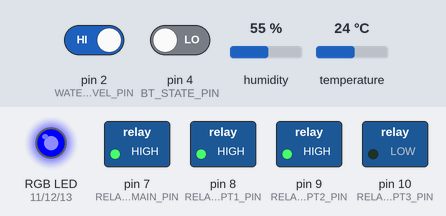
Recording of a sketch running on a simulated Arduino Mega 2560, built with avr-gcc and run on an emulated ATmega2560. On the bench: switched loads named in the sketch (green lamp = pin HIGH), an RGB LED mixed from three pins (HIGH = lit). Inputs (shaded band) come from the test bench; at power-on: pin 2 (WATER_LEVEL_PIN) HIGH, pin 4 (BT_STATE_PIN) LOW, humidity 55 %, temperature 24 °C. Storage starts empty; what the sketch prints to the serial monitor is not drawn.

Above: at 1.7 s.
1.8 s: pin 2 (WATER_LEVEL_PIN) driven LOW
At 8.7 s:
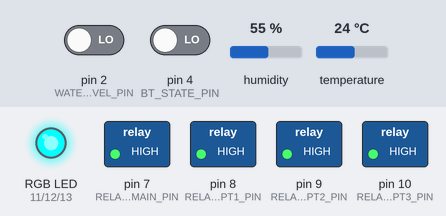
At 10.2 s:
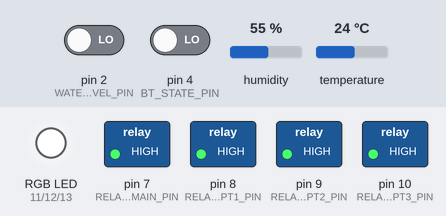
Timing chart, 0 to 11.7 s (numbered marks = the images above; inputs shaded):
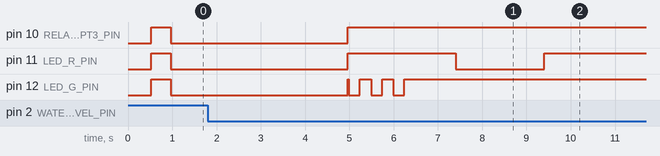

The sketch:

smartplant.ino
```cpp
#include <DHT.h>
#include <SPI.h>
#include <SD.h>

// --- Analogowe czujniki wilgotności gleby ---
#define SOIL_MAIN_PIN      A0     // roślinka 2
#define SOIL_OPT1_PIN      A1     // roślinka 1
#define SOIL_OPT2_PIN      A2     // roślinka 3
#define SOIL_OPT3_PIN      A3     // roślinka 4

// --- Czujnik poziomu wody (pływak) ---
#define WATER_LEVEL_PIN    2      // 0 = mało wody, 1 = woda OK

// --- Fotorezystor (czujnik jasności) ---
#define LDR_PIN            A4

// --- Czujnik temperatury i wilgotności powietrza ---
#define DHT_PIN            6
#define DHT_TYPE           DHT22
DHT dht(DHT_PIN, DHT_TYPE);

// --- Przekaźniki (pompy / wyjścia) ---
#define RELAY_MAIN_PIN     7      //  roślinka 3
#define RELAY_OPT1_PIN     8      //  roślinka 4
#define RELAY_OPT2_PIN     9      //  roślinka 2
#define RELAY_OPT3_PIN     10     // roślinka 1

// --- Dioda RGB ---
#define LED_R_PIN          11
#define LED_G_PIN          12
#define LED_B_PIN          13

// --- Bluetooth ---
#define BT_STATE_PIN       4
bool btConnected = false;

// --- SD karta ---
#define SD_CS_PIN          3
bool sdOk                 = false; // czy SD działa

// --- Kalibracja czujnika gleby dla SOIL_OPT3_PIN - ROŚLINKA 1 (A1) ---
const int SOIL1_DRY       = 552;
const int SOIL1_WET       = 213;
const int SOIL1_THRESHOLD = 20;

// --- Kalibracja czujnika gleby dla SOIL_MAIN_PIN - ROŚLINKA 2 (A0)---
const int SOILM_DRY       = 558;
const int SOILM_WET       = 230;
const int SOILM_THRESHOLD = 10;

// --- Kalibracja czujnika gleby dla SOIL_OPT2_PIN - ROŚLINKA 3 (A2) ---
const int SOIL2_DRY       = 551;  // odczyt dla suchej ziemi
const int SOIL2_WET       = 220;  // odczyt dla wody
const int SOIL2_THRESHOLD = 10;   // próg wilgotności (%) poniżej którego podlewamy

// --- Kalibracja czujnika gleby dla SOIL_OPT3_PIN - ROŚLINKA 4 (A3) ---
const int SOIL3_DRY       = 556;
const int SOIL3_WET       = 215;
const int SOIL3_THRESHOLD = 30;

// --- Czasy działania systemu ---
const unsigned long WATERING_TIME_MS       = 4000;   // jak długo podlewać (ms)
const unsigned long GREEN_BLINK_DELAY      = 250;   // czas mignięcia zielonej diody
const unsigned long IDLE_DELAY_MS          = 60UL * 60UL * 1000UL;   // czas czuwania między cyklami  [1 h]
//const unsigned long IDLE_DELAY_MS        = 1UL * 60UL * 1000UL; // czas czuwania między cyklami  1 min TESTOWE POKAZOWE

// ==================== Funkcje pomocnicze LED ====================

// Wyłącza wszystkie kolory diody RGB - niezależnie od zapalonej diody
void ledsOff() {
  digitalWrite(LED_R_PIN, HIGH);
  digitalWrite(LED_G_PIN, HIGH);
  digitalWrite(LED_B_PIN, HIGH);
}

// Włącza czerwony (błąd / mało wody)
void ledRed() {
  ledsOff();
  digitalWrite(LED_R_PIN, LOW);
}

// Włącza żółty (podlewanie w toku)
void ledYellow() {
  ledsOff();
  digitalWrite(LED_R_PIN, LOW);
  digitalWrite(LED_G_PIN, LOW);
}

// Włącza zielony (OK)
void ledGreen() {
  ledsOff();
  digitalWrite(LED_G_PIN, LOW);
}

// Trzykrotne mignięcie zieloną diodą (potwierdzenie podlania)
void blinkGreen3x() {
  for (int i = 0; i < 3; i++) {
    ledGreen();
    delay(GREEN_BLINK_DELAY);
    ledsOff();
    delay(GREEN_BLINK_DELAY);
  }
}


// ==================== SD + Bluetooth – buforowanie ramek  ====================

// Wysyła zawartość /buffer.txt po BT i usuwa plik
void flushBufferToBt() {
  if (!sdOk) return;

  File f = SD.open("/buffer.txt", FILE_READ);
  if (!f) return;

  Serial.println("Wysyłam zbuforowane dane z SD...");

  while (f.available()) {
    String line = f.readStringUntil('\n');
    line.trim();
    if (line.length() > 0) {
      Serial1.println(line);
      Serial.print("BUF->BT: ");
      Serial.println(line);
    }
  }

  f.close();
  SD.remove("/buffer.txt");
  Serial.println("Bufor SD opróżniony.");
}

// Główna funkcja wysyłająca ramkę:
// - jeśli BT połączony -> wyślij + opróżnij bufor z SD
// - jeśli BT niepołączony -> dopisz do /buffer.txt
void sendOrBufferLine(const String &line) {
  if (btConnected) {
    // Najpierw starsze rzeczy z bufora, potem aktualna ramka
    if (sdOk) {
      flushBufferToBt();
    }
    Serial1.println(line);
    Serial.print("LIVE -> BT: ");
    Serial.println(line);
  } else if (sdOk) {
    File f = SD.open("/buffer.txt", FILE_WRITE);
    if (f) {
      f.println(line);
      f.close();
      Serial.print("LIVE -> SD BUF += ");
      Serial.println(line);
    } else {
      Serial.println("Błąd zapisu do /buffer.txt");
    }
  } else {
    // Awaryjnie – nie ma SD, ale próba wysłania po BT
    Serial1.println(line);
    Serial.print("AWARYJNIE -> BT (bez SD): ");
    Serial.println(line);
  }
}


// ==================== Odczyt warunków otoczenia ====================

// Czyta temperaturę, wilgotność powietrza i jasność (LDR)
void readEnvironment(int &lightRaw) {
  float airHumidity = dht.readHumidity();
  float airTemp = dht.readTemperature();

  bool envOk = true;  // zakładamy, że jest ok, dopóki nie wykryjemy błędu

  if (isnan(airHumidity) || isnan(airTemp)) {
    envOk = false;
    Serial.println("Błąd odczytu z czujnika DHT22.");
  } else {
    Serial.print("Temperatura: ");
    Serial.print(airTemp);
    Serial.print(" °C   Wilgotność powietrza: ");
    Serial.print(airHumidity);
    Serial.println(" %");
  }

  lightRaw = analogRead(LDR_PIN);
  Serial.print("Jasność (LDR): ");
  Serial.println(lightRaw);

// *** RAMKA DLA PY + buforowanie na SD ***
  String frame = "@ENV;";
  frame += "ok=";
  frame += envOk ? "1" : "0";

  frame += ";temp=";
  if (envOk) frame += String(airTemp);
  else       frame += "NaN";

  frame += ";hum=";
  if (envOk) frame += String(airHumidity);
  else       frame += "NaN";

  frame += ";light=";
  frame += String(lightRaw);

  // timestamp z millis()
  frame += ";t=";
  frame += String(millis());

  sendOrBufferLine(frame);
}


// ==================== Logika dla pojedynczej roślinki ====================

void sendPlantFrame(const char* plantName,
                    int soilRaw,
                    int soilMoisture,
                    int thresholdPercent,
                    int waterState,
                    bool needWater,
                    bool watered) {
  //  budujemy String i wysyłamy/buforujemy ***
  String frame = "@PLANT;";
  frame += "name=";
  frame += plantName;

  frame += ";soilRaw=";
  frame += String(soilRaw);

  frame += ";soil=";
  frame += String(soilMoisture);

  frame += ";threshold=";
  frame += String(thresholdPercent);

  frame += ";needWater=";
  frame += needWater ? "1" : "0";

  frame += ";waterState=";
  frame += String(waterState);

  frame += ";watered=";
  frame += watered ? "1" : "0";

  frame += ";t=";
  frame += String(millis());

  sendOrBufferLine(frame);
}

// Obsługuje proces podlewania dla jednej rośliny:
// - odczyt gleby
// - decyzja czy podlewać
// - sprawdzenie poziomu wody
// - sterowanie przekaźnikiem i LED
void processPlant(
  int soilPin,
  int relayPin,
  const char* plantName,
  int dryValue,
  int wetValue,
  int thresholdPercent
) {
  Serial.print("-------[");
  Serial.print(plantName);
  Serial.println("]-------");

  // Zmienne do logiki i do ramki
  int soilRaw = analogRead(soilPin);
  int soilMoisture = map(soilRaw, dryValue, wetValue, 0, 100);
  soilMoisture = constrain(soilMoisture, 0, 100);

  int waterState = -1;        // -1 = nie sprawdzono
  bool needWater = false;     // czy gleba jest poniżej progu
  bool watered   = false;     // czy pompka była faktycznie włączona

  Serial.print("[");
  Serial.print(plantName);
  Serial.print("] Surowy odczyt gleby: ");
  Serial.print(soilRaw);
  Serial.print("   Wilgotność gleby: ");
  Serial.print(soilMoisture);
  Serial.println(" %");

  // Decyzja, czy w ogóle rozważać podlewanie
  if (soilMoisture < thresholdPercent) {
    needWater = true;
    Serial.print("[");
    Serial.print(plantName);
    Serial.println("] Gleba sucha – sprawdzam poziom wody.");
  } else {
    needWater = false; // !!! Można usunąć?
    Serial.print("[");
    Serial.print(plantName);
    Serial.println("] Gleba jest wystarczająco wilgotna. Nie podlewam.");
  }

  // Jeśli nie trzeba podlewać – pomijamy resztę
  if (!needWater) {
    // Ramka ok: waterState = -1, watered = 0
    sendPlantFrame(plantName, soilRaw, soilMoisture, thresholdPercent,
                   waterState, needWater, watered);
    return;
  }

  // Wiemy, że jest sucho -> sprawdzamy pływak
  waterState = digitalRead(WATER_LEVEL_PIN);   // 0 = mało wody, 1 = woda OK
  Serial.print("Poziom wody (pływak): ");
  Serial.println(waterState == 1 ? "Woda OK" : "Mało wody");

  // Jeśli za mało wody w zbiorniku
  if (waterState == 0) {
    Serial.print("[");
    Serial.print(plantName);
    Serial.println("] ZA MAŁO WODY W ZBIORNIKU! Podlewanie zatrzymane.");
    ledRed();
    delay(2000);
    ledsOff();

    // Ramka brak wody: needWater=1, waterState=0, watered=0
    sendPlantFrame(plantName, soilRaw, soilMoisture, thresholdPercent,
                   waterState, needWater, watered);
    return;
  }

  // Jest sucho i woda w zbiorniku -> podlewamy
  Serial.print("[");
  Serial.print(plantName);
  Serial.println("] Poziom wody OK – rozpoczynam podlewanie.");

  ledYellow();
  digitalWrite(relayPin, LOW);     // włącz pompę
  delay(WATERING_TIME_MS);
  digitalWrite(relayPin, HIGH);    // wyłącz pompę
  ledsOff();

  Serial.print("[");
  Serial.print(plantName);
  Serial.println("] Podlewanie zakończone.");

  Serial.print("[");
  Serial.print(plantName);
  Serial.println("] Sygnał potwierdzenia (zielone 3x).");
  blinkGreen3x();

  watered = true;

  // Ramka podlane: needWater=1, waterState=1, watered=1
  sendPlantFrame(plantName, soilRaw, soilMoisture, thresholdPercent,
                 waterState, needWater, watered);
}


// ==================== SETUP ====================

void setup() {
  delay(500);
  Serial.begin(9600); // USB -> Serial Monitor
  Serial1.begin(9600); // HC-05 (bluetooth)

   // --- SD karta
  Serial.println("Inicjalizacja karty SD...");
  if (SD.begin(SD_CS_PIN)) {
    sdOk = true;
    Serial.println("Karta SD OK.");
  } else {
    sdOk = false;
    Serial.println("KARTA SD NIE DZIAŁA – logi tylko po BT.");
  }

  // Ustawienie pinów przekaźników jako wyjścia i wyłączenie ich na start
  pinMode(RELAY_MAIN_PIN, OUTPUT);
  pinMode(RELAY_OPT1_PIN, OUTPUT);
  pinMode(RELAY_OPT2_PIN, OUTPUT);
  pinMode(RELAY_OPT3_PIN, OUTPUT);

  digitalWrite(RELAY_MAIN_PIN, HIGH);
  digitalWrite(RELAY_OPT1_PIN, HIGH);
  digitalWrite(RELAY_OPT2_PIN, HIGH);
  digitalWrite(RELAY_OPT3_PIN, HIGH);

  // Ustawienie pinów diody RGB jako wyjścia
  pinMode(LED_R_PIN, OUTPUT);
  pinMode(LED_G_PIN, OUTPUT);
  pinMode(LED_B_PIN, OUTPUT);
  ledsOff();

  // Ustawienie pływaka
  pinMode(WATER_LEVEL_PIN, INPUT_PULLUP);

  // Start czujnika DHT
  dht.begin();

  // Ustawienie pinu dla stanu bluetooth
  pinMode(BT_STATE_PIN, INPUT);

}

// ==================== LOOP ====================

void loop() {
  btConnected = digitalRead(BT_STATE_PIN) == HIGH;
  int lightRaw = 0;

  Serial.println("--------------------------------------");
  Serial.println("NOWY CYKL – odczyt warunków otoczenia:");

  // Odczyt temperatury, wilgotności powietrza i jasności
  readEnvironment(lightRaw);

  // Roślinka 1
  processPlant(
    SOIL_OPT1_PIN,
    RELAY_OPT3_PIN,
    "Roślinka 1",
    SOIL1_DRY,
    SOIL1_WET,
    SOIL1_THRESHOLD
  );

  // Roślinka 2
  processPlant(
    SOIL_MAIN_PIN,
    RELAY_OPT2_PIN,
    "Roślinka 2",
    SOILM_DRY,
    SOILM_WET,
    SOILM_THRESHOLD
  );
 // Roślinka 3
  processPlant(
    SOIL_OPT2_PIN,
    RELAY_MAIN_PIN,
    "Roślinka 3",
    SOIL2_DRY,
    SOIL2_WET,
    SOIL2_THRESHOLD
  );

  // Roślinka 4
  processPlant(
    SOIL_OPT3_PIN,
    RELAY_OPT1_PIN,
    "Roślinka 4",
    SOIL3_DRY,
    SOIL3_WET,
    SOIL3_THRESHOLD
  );

  // Roślinka testowa do pokazu
  // processPlant(
  //   SOIL_OPT2_PIN,
  //   RELAY_MAIN_PIN,
  //   "Roślinka Testowa",
  //   SOIL2_DRY,
  //   SOIL2_WET,
  //   SOIL2_THRESHOLD
  // );


  Serial.println("Czuwanie...");
  delay(IDLE_DELAY_MS);
}
```

Measured:
- after the input at 1.8 s, pin 8 (RELAY_OPT1_PIN): stays HIGH (without the input it goes to LOW after 5.6 s); pin 12 (LED_G_PIN): goes on until 6.2 s, then stays HIGH
